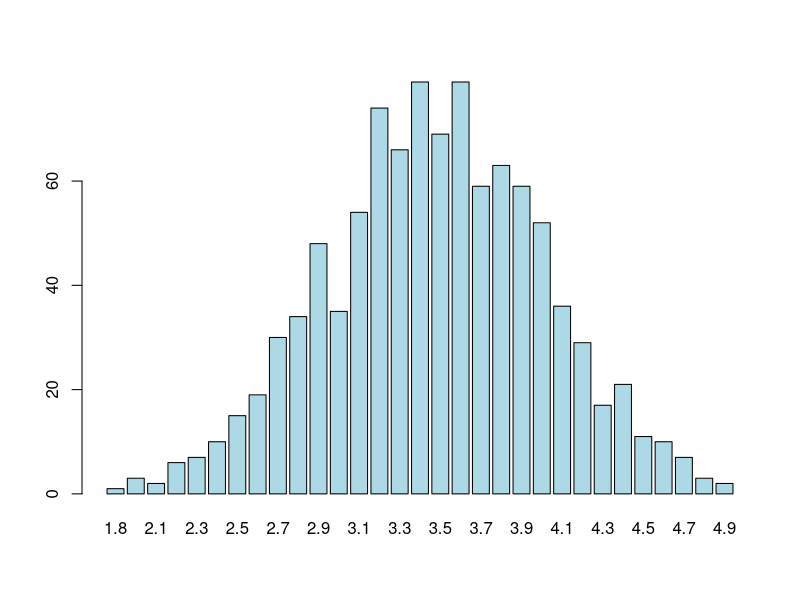

Write the R code that produced this figure.
n<-10;
nosim<-1000
xbar<-apply(matrix(sample(1:6,n*nosim, replace = TRUE),nosim), 1, mean);
barplot(table(xbar), col = "lightblue");
var(xbar)